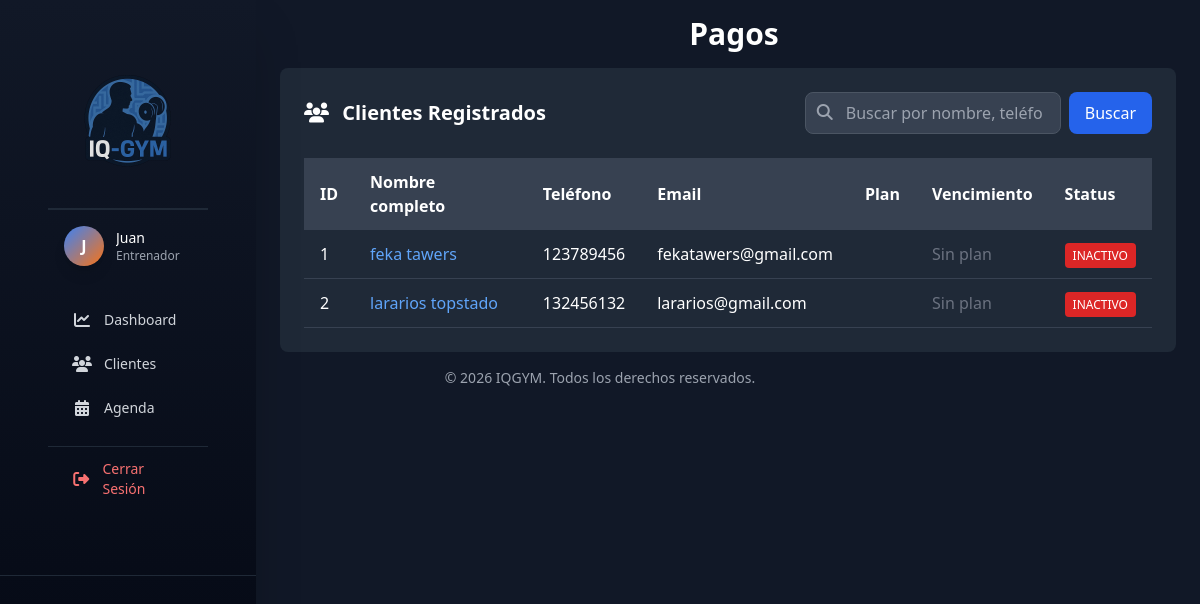
The page /pagos/index.php (signed in) on the database its author committed.
### tables this page shows
CREATE TABLE `clientes` (
  `id_cliente` int(11) NOT NULL,
  `nombre` varchar(100) NOT NULL,
  `apellido` varchar(100) NOT NULL,
  `email` varchar(150) DEFAULT NULL,
  `telefono` varchar(15) NOT NULL,
  `direccion` text DEFAULT NULL,
  `fecha_nacimiento` date DEFAULT NULL,
  `genero` enum('masculino','femenino','otro') DEFAULT 'otro',
  `id_plan_actual` int(11) DEFAULT NULL,
  `estatus` enum('activo','inactivo','suspendido') DEFAULT 'activo',
  `fecha_vencimiento` date DEFAULT NULL,
  `foto_perfil` varchar(255) DEFAULT NULL,
  `fecha_registro` datetime DEFAULT NULL,
  `fecha_ultima_visita` datetime DEFAULT NULL,
  `notas` text DEFAULT NULL,
  `id_entrenador_asignado` int(11) DEFAULT NULL
);

### pagos/index.php (the view, shortened to what this page needs)
<?php
require_once '../config/connection.php';
$mostrar_formulario = false;
mysqli_query($conn, "
    UPDATE clientes
    SET estatus='inactivo'
    WHERE fecha_vencimiento < CURDATE()
    AND estatus='activo'
");
$busqueda = trim($_GET['buscar'] ?? '');
$clientes = [];
if ($busqueda) {
    $stmt = mysqli_prepare($conn, "
        SELECT id_cliente, nombre, apellido, email, telefono, estatus, fecha_vencimiento , nombre_plan
        FROM clientes
        LEFT JOIN  planes ON clientes.id_plan_actual = planes.id_plan
        WHERE nombre LIKE ? OR apellido LIKE ? OR email LIKE ? OR telefono LIKE ?
        ORDER BY nombre
    ");
    $busqueda_param = "%$busqueda%";
    mysqli_stmt_bind_param($stmt, 'ssss', $busqueda_param, $busqueda_param, $busqueda_param, $busqueda_param);
    mysqli_stmt_execute($stmt);
    $res = mysqli_stmt_get_result($stmt);
} else {
    $res = mysqli_query($conn, "
        SELECT id_cliente, nombre, apellido, email, telefono, estatus, fecha_vencimiento , nombre_plan
        FROM clientes
        LEFT JOIN planes ON clientes.id_plan_actual = planes.id_plan
        ORDER BY nombre
    ");
}
while ($row = mysqli_fetch_assoc($res))
    $clientes[] = $row;
?>
<!DOCTYPE html>
<html lang="en">
<head>
    <script src="https://cdn.tailwindcss.com"></script>
    <link rel="stylesheet" href="https://cdnjs.cloudflare.com/ajax/libs/font-awesome/6.7.2/css/all.min.css">
</head>
<body class="bg-gray-900">
    <?php include '../includes/sidebar.php'; ?>
    <div class="lg:ml-64">
        <header>
            <h1 class="font-semibold text-white text-3xl ml-3 text-center py-4">
                Pagos
            </h1>
        </header>
        <main class="px-6">
            <?php if (!$mostrar_formulario): ?>
                <section class="bg-gray-800 rounded-lg p-6 max-w-6xl mx-auto">
                    <div class="flex flex-col md:flex-row justify-between items-start md:items-center gap-4 mb-6">
                        <h2 class="text-white text-xl font-semibold">
                            <i class="fa-solid fa-users mr-2"></i> Clientes Registrados
                        </h2>
                        <div class="flex gap-3 w-full md:w-auto">
                            <form method="GET" class="flex gap-2 flex-1 md:flex-initial">
                                <div class="relative flex-1 md:w-64">
                                    <input type="text" name="buscar" value="<?= htmlspecialchars($busqueda) ?>"
                                        placeholder="Buscar por nombre, teléfono o email..."
                                        class="w-full px-4 py-2 pl-10 bg-gray-700 border border-gray-600 rounded-lg
                                        text-white placeholder-gray-400 focus:outline-none focus:ring-2 focus:ring-blue-500">
                                    <i class="fa-solid fa-search absolute left-3 top-3 text-gray-400"></i>
                                </div>
                                <button type="submit"
                                    class="px-4 py-2 bg-blue-600 hover:bg-blue-700 text-white rounded-lg transition">
                                    Buscar
                                </button>
                            </form>
                        </div>
                    </div>
                    <div class="overflow-x-auto">
                        <table class="w-full text-white">
                            <thead class="bg-gray-700">
                                <tr>
                                    <th class="px-4 py-3 text-left">ID</th>
                                    <th class="px-4 py-3 text-left">Nombre completo</th>
                                    <th class="px-4 py-3 text-left">Teléfono</th>
                                    <th class="px-4 py-3 text-left">Email</th>
                                    <th class="px-4 py-3 text-left">Plan</th>
                                    <th class="px-4 py-3 text-left">Vencimiento</th>
                                    <th class="px-4 py-3 text-left">Status</th>
                                </tr>
                            </thead>
                            <tbody>
                                <?php if (count($clientes) > 0): ?>
                                    <?php foreach ($clientes as $c): ?>
                                        <tr class="border-b border-gray-700 hover:bg-gray-750 transition">
                                            <td class="px-4 py-3"><?= $c['id_cliente'] ?></td>
                                            <td class="px-4 py-3">
                                                <a href="?id=<?= $c['id_cliente'] ?>"
                                                    class="text-blue-400 hover:text-blue-300 hover:underline">
                                                    <?= htmlspecialchars($c['nombre'] . ' ' . $c['apellido']) ?>
                                                </a>
                                            </td>
                                            <td class="px-4 py-3"><?= htmlspecialchars($c['telefono']) ?></td>
                                            <td class="px-4 py-3"><?= htmlspecialchars($c['email']) ?></td>
                                            <td class="px-4 py-3"><?= htmlspecialchars($c['nombre_plan']) ?></td>
                                            <td class="px-4 py-3">
                                                <?php if ($c['fecha_vencimiento']): ?>
                                                    <?php
                                                    $dias_restantes = floor((strtotime($c['fecha_vencimiento']) - time()) / 86400);
                                                    $color = $dias_restantes < 0 ? 'text-red-400' : ($dias_restantes <= 7 ? 'text-yellow-400' : 'text-gray-300');
                                                    ?>
                                                    <span class="<?= $color ?>">
                                                        <?= date('d/m/Y', strtotime($c['fecha_vencimiento'])) ?>
                                                    </span>
                                                <?php else: ?>
                                                    <span class="text-gray-500">Sin plan</span>
                                                <?php endif; ?>
                                            </td>
                                            <td class="px-4 py-3">
                                                <?php
                                                $bg_color = $c['estatus'] === 'activo' ? 'bg-green-600' : 'bg-red-600';
                                                ?>
                                                <span class="px-2 py-1 <?= $bg_color ?> text-white text-xs rounded uppercase">
                                                    <?= htmlspecialchars($c['estatus']) ?>
                                                </span>
                                            </td>
                                        </tr>
                                    <?php endforeach; ?>
                                <?php endif; ?>
                            </tbody>
                        </table>
                    </div>
                </section>
            <?php else: ?>
                <?php include 'form.php'; ?>
            <?php endif; ?>
        </main>
    </div>
    <?php include '../includes/footer.php'; ?>
</body>
</html>

### rows shown on the page
clientes: id_cliente "1", nombre+apellido "feka tawers", telefono "123789456", email "fekatawers@gmail.com", shows "Sin plan", estatus "INACTIVO"
clientes: id_cliente "2", nombre+apellido "lararios topstado", telefono "132456132", email "lararios@gmail.com", shows "Sin plan", estatus "INACTIVO"

### other values the page prints
substr($_SESSION['nombre'], 0, 1) "J"
$_SESSION['nombre'] "Juan"
$_SESSION['rol'] "Entrenador"
